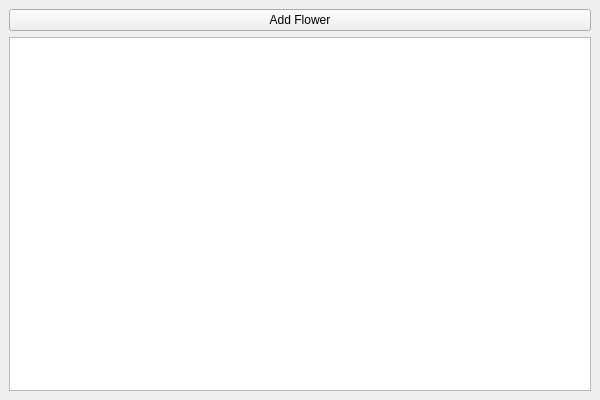
<?xml version="1.0" encoding="UTF-8"?>
<ui version="4.0">
 <class>MainWindow</class>
 <widget class="QMainWindow" name="MainWindow">
  <property name="geometry">
   <rect>
    <x>0</x>
    <y>0</y>
    <width>600</width>
    <height>400</height>
   </rect>
  </property>
  <property name="windowTitle">
   <string>Flower Shop</string>
  </property>
  <widget class="QWidget" name="centralwidget">
   <layout class="QVBoxLayout" name="verticalLayout">
    <item>
     <widget class="QPushButton" name="btnAddFlower">
      <property name="text">
       <string>Add Flower</string>
      </property>
     </widget>
    </item>
    <item>
     <widget class="QListWidget" name="listFlowers"/>
    </item>
   </layout>
  </widget>
 </widget>
 <resources/>
 <connections/>
</ui>
